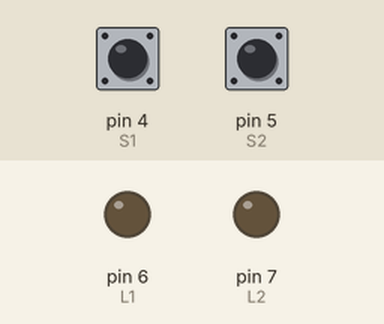
Recording of a sketch running on a simulated Arduino Uno, built with avr-gcc and run on an emulated ATmega328P. On the bench: output pins drawn as LEDs (lit = HIGH). Dashed ring = blinking. The inputs (shaded band) are chosen by the test bench; at power-on: pin 4 (S1) HIGH, pin 5 (S2) HIGH.

Above: at 1.2 s.
1.3 s: pin 4 (S1) pulled LOW for 1 s
At 3.4 s:
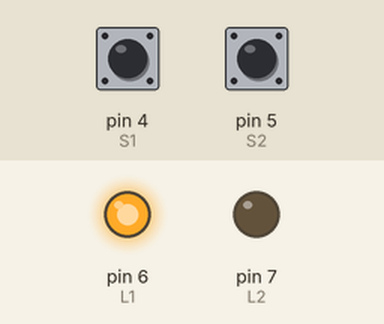
3.8 s: pin 5 (S2) pulled LOW for 0.15 s
At 3.87 s:
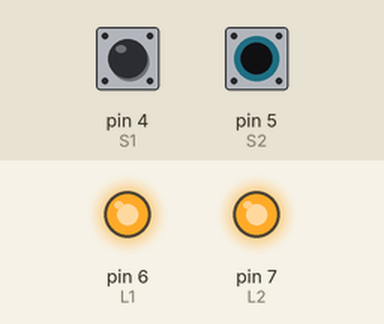
5.4 s: pin 5 (S2) pulled LOW for 3.2 s
At 9.6 s:
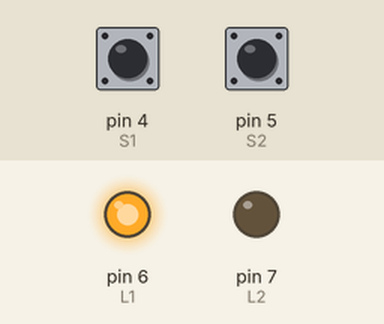
10.1 s: pin 4 (S1) pulled LOW for 0.15 s
At 10.8 s:
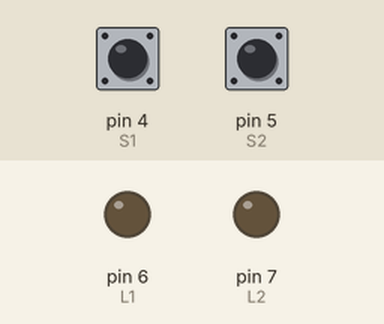
11.7 s: pin 4 (S1) driven LOW and pin 5 (S2) driven LOW
At 12.0 s:
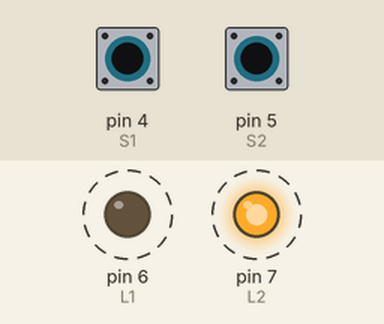
Timing chart, 0 to 15.7 s (numbered marks = the images above; inputs shaded):
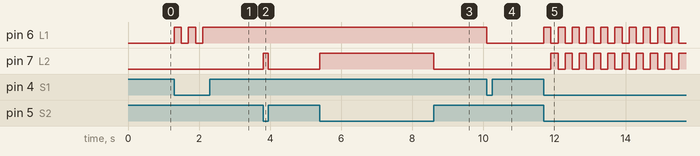

Measured:
- after the input at 1.3 s, pin 6 (L1): alternates HIGH for 0.20 s and LOW for 0.20 s, 5 changes in all, then stays HIGH, starting at once
- after the input at 3.8 s, pin 7 (L2): LOW → HIGH at once, → LOW 0.15 s later
- after the input at 5.4 s, pin 7 (L2): LOW → HIGH at once, → LOW 3.2 s later
- after the input at 10.1 s, pin 6 (L1): HIGH → LOW at once
- after the input at 11.7 s, pin 6 (L1): alternates HIGH for 0.20 s and LOW for 0.20 s, starting at once; pin 7 (L2): alternates HIGH for 0.20 s and LOW for 0.20 s, starting after 0.20 s

The sketch:

Interlock2-1.ino
```cpp
#define S1 4
#define S2 5
#define L1 6
#define L2 7
#define OFF 0
#define ON 1

char L1State;

void setup() {
  DDRD  |= B11000000; // set pins 6 and 7 to be output, all other input
  PORTD |= B00110000; // Write a 1 to pins 4 and 5 to activate the pullups
  L1State = OFF;
}

void loop() {
  if(!digitalRead(S1)){  //The normally HIGH input has been pulled LOW - S1 is pressed
      digitalWrite(L1, L1State = !L1State); //toggle L1 and record that in L1state
      delay(200);  //debounce
  }
  if (L1State)  // L1 is on
    if(!digitalRead(S2)) //The normally HIGH input has been pulled LOW - S2 is pressed
      digitalWrite(L2, HIGH);
    else
      digitalWrite(L2, LOW);
  else
    digitalWrite(L2, LOW); //Extinguish L2 if L1 is turned off when L2 is on
}
```
